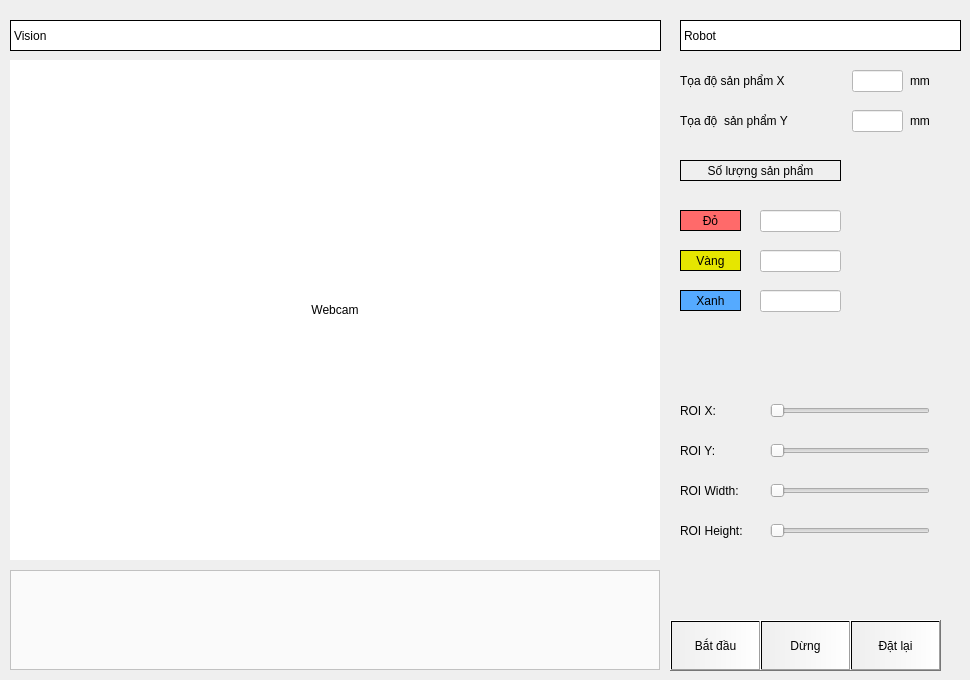
   <widget class="QWidget" name="tabMain">
    <attribute name="title">
     <string>Main</string>
    </attribute>
    <widget class="QLabel" name="lblWebcam">
     <property name="geometry">
      <rect>
       <x>10</x>
       <y>60</y>
       <width>650</width>
       <height>500</height>
      </rect>
     </property>
     <property name="styleSheet">
      <string notr="true">background-color: rgb(255, 255, 255);</string>
     </property>
     <property name="text">
      <string>Webcam</string>
     </property>
     <property name="alignment">
      <set>Qt::AlignmentFlag::AlignCenter</set>
     </property>
    </widget>
    <widget class="QPlainTextEdit" name="pteLog">
     <property name="geometry">
      <rect>
       <x>10</x>
       <y>570</y>
       <width>650</width>
       <height>100</height>
      </rect>
     </property>
     <property name="styleSheet">
      <string notr="true">background-color: rgb(250, 250, 250);</string>
     </property>
     <property name="readOnly">
      <bool>true</bool>
     </property>
    </widget>
    <widget class="QLabel" name="lblRedPD">
     <property name="geometry">
      <rect>
       <x>680</x>
       <y>210</y>
       <width>61</width>
       <height>21</height>
      </rect>
     </property>
     <property name="styleSheet">
      <string notr="true">background-color: rgb(255, 106, 106);</string>
     </property>
     <property name="frameShape">
      <enum>QFrame::Shape::Box</enum>
     </property>
     <property name="text">
      <string>Đỏ</string>
     </property>
     <property name="alignment">
      <set>Qt::AlignmentFlag::AlignCenter</set>
     </property>
    </widget>
    <widget class="QLabel" name="lblYelPD">
     <property name="geometry">
      <rect>
       <x>680</x>
       <y>250</y>
       <width>61</width>
       <height>21</height>
      </rect>
     </property>
     <property name="styleSheet">
      <string notr="true">background-color: rgb(255, 106, 106);
background-color: rgb(230, 230, 0);</string>
     </property>
     <property name="frameShape">
      <enum>QFrame::Shape::Box</enum>
     </property>
     <property name="text">
      <string>Vàng</string>
     </property>
     <property name="alignment">
      <set>Qt::AlignmentFlag::AlignCenter</set>
     </property>
    </widget>
    <widget class="QLabel" name="lblGrnPD">
     <property name="geometry">
      <rect>
       <x>680</x>
       <y>290</y>
       <width>61</width>
       <height>21</height>
      </rect>
     </property>
     <property name="styleSheet">
      <string notr="true">background-color: rgb(85, 170, 255);</string>
     </property>
     <property name="frameShape">
      <enum>QFrame::Shape::Box</enum>
     </property>
     <property name="text">
      <string>Xanh</string>
     </property>
     <property name="alignment">
      <set>Qt::AlignmentFlag::AlignCenter</set>
     </property>
    </widget>
    <widget class="QPushButton" name="btnStart">
     <property name="geometry">
      <rect>
       <x>670</x>
       <y>620</y>
       <width>91</width>
       <height>51</height>
      </rect>
     </property>
     <property name="styleSheet">
      <string notr="true">background-color: qlineargradient(spread:pad, x1:0, y1:0, x2:1, y2:0, stop:0 rgba(238, 238, 238, 255), stop:1 rgba(255, 255, 255, 255));</string>
     </property>
     <property name="text">
      <string>Bắt đầu</string>
     </property>
    </widget>
    <widget class="QPushButton" name="btnStop">
     <property name="geometry">
      <rect>
       <x>760</x>
       <y>620</y>
       <width>91</width>
       <height>51</height>
      </rect>
     </property>
     <property name="styleSheet">
      <string notr="true">background-color: qlineargradient(spread:pad, x1:0, y1:0, x2:1, y2:0, stop:0 rgba(238, 238, 238, 255), stop:1 rgba(255, 255, 255, 255));</string>
     </property>
     <property name="text">
      <string>Dừng</string>
     </property>
    </widget>
    <widget class="QPushButton" name="btnReset">
     <property name="geometry">
      <rect>
       <x>850</x>
       <y>620</y>
       <width>91</width>
       <height>51</height>
      </rect>
     </property>
     <property name="styleSheet">
      <string notr="true">background-color: qlineargradient(spread:pad, x1:0, y1:0, x2:1, y2:0, stop:0 rgba(238, 238, 238, 255), stop:1 rgba(255, 255, 255, 255));</string>
     </property>
     <property name="text">
      <string>Đặt lại</string>
     </property>
    </widget>
    <widget class="QLabel" name="lblRobotStatus">
     <property name="geometry">
      <rect>
       <x>680</x>
       <y>20</y>
       <width>281</width>
       <height>31</height>
      </rect>
     </property>
     <property name="styleSheet">
      <string notr="true">background-color: rgb(255, 255, 255);</string>
     </property>
     <property name="frameShape">
      <enum>QFrame::Shape::Box</enum>
     </property>
     <property name="text">
      <string>Robot</string>
     </property>
    </widget>
    <widget class="QLabel" name="lbl1_63">
     <property name="geometry">
      <rect>
       <x>680</x>
       <y>70</y>
       <width>171</width>
       <height>21</height>
      </rect>
     </property>
     <property name="text">
      <string>Tọa độ sản phẩm X</string>
     </property>
    </widget>
    <widget class="QLabel" name="lbl1_64">
     <property name="geometry">
      <rect>
       <x>910</x>
       <y>70</y>
       <width>51</width>
       <height>21</height>
      </rect>
     </property>
     <property name="text">
      <string>mm</string>
     </property>
    </widget>
    <widget class="QLineEdit" name="lineXTargetPos">
     <property name="geometry">
      <rect>
       <x>852</x>
       <y>70</y>
       <width>51</width>
       <height>22</height>
      </rect>
     </property>
     <property name="accessibleDescription">
      <string/>
     </property>
     <property name="styleSheet">
      <string notr="true">background-color: rgb(255, 255, 255);</string>
     </property>
     <property name="text">
      <string/>
     </property>
     <property name="readOnly">
      <bool>true</bool>
     </property>
    </widget>
    <widget class="QLabel" name="lbl1_65">
     <property name="geometry">
      <rect>
       <x>680</x>
       <y>110</y>
       <width>161</width>
       <height>21</height>
      </rect>
     </property>
     <property name="text">
      <string>Tọa độ  sản phẩm Y</string>
     </property>
    </widget>
    <widget class="QLineEdit" name="lineYTargetPos">
     <property name="geometry">
      <rect>
       <x>852</x>
       <y>110</y>
       <width>51</width>
       <height>22</height>
      </rect>
     </property>
     <property name="accessibleDescription">
      <string/>
     </property>
     <property name="styleSheet">
      <string notr="true">background-color: rgb(255, 255, 255);</string>
     </property>
     <property name="text">
      <string/>
     </property>
     <property name="readOnly">
      <bool>true</bool>
     </property>
    </widget>
    <widget class="QLabel" name="lbl1_66">
     <property name="geometry">
      <rect>
       <x>910</x>
       <y>110</y>
       <width>51</width>
       <height>21</height>
      </rect>
     </property>
     <property name="text">
      <string>mm</string>
     </property>
    </widget>
    <widget class="QLabel" name="lblVisionStatus">
     <property name="geometry">
      <rect>
       <x>10</x>
       <y>20</y>
       <width>651</width>
       <height>31</height>
      </rect>
     </property>
     <property name="styleSheet">
      <string notr="true">background-color: rgb(255, 255, 255);</string>
     </property>
     <property name="frameShape">
      <enum>QFrame::Shape::Box</enum>
     </property>
     <property name="text">
      <string>Vision</string>
     </property>
    </widget>
    <widget class="QSlider" name="slideRoiX">
     <property name="geometry">
      <rect>
       <x>770</x>
       <y>400</y>
       <width>160</width>
       <height>22</height>
      </rect>
     </property>
     <property name="orientation">
      <enum>Qt::Orientation::Horizontal</enum>
     </property>
    </widget>
    <widget class="QSlider" name="slideRoiY">
     <property name="geometry">
      <rect>
       <x>770</x>
       <y>440</y>
       <width>160</width>
       <height>22</height>
      </rect>
     </property>
     <property name="orientation">
      <enum>Qt::Orientation::Horizontal</enum>
     </property>
    </widget>
    <widget class="QSlider" name="slideRoiW">
     <property name="geometry">
      <rect>
       <x>770</x>
       <y>480</y>
       <width>160</width>
       <height>22</height>
      </rect>
     </property>
     <property name="orientation">
      <enum>Qt::Orientation::Horizontal</enum>
     </property>
    </widget>
    <widget class="QSlider" name="slideRoiH">
     <property name="geometry">
      <rect>
       <x>770</x>
       <y>520</y>
       <width>160</width>
       <height>22</height>
      </rect>
     </property>
     <property name="orientation">
      <enum>Qt::Orientation::Horizontal</enum>
     </property>
    </widget>
    <widget class="QLabel" name="lbl1_123">
     <property name="geometry">
      <rect>
       <x>680</x>
       <y>400</y>
       <width>81</width>
       <height>21</height>
      </rect>
     </property>
     <property name="text">
      <string>ROI X:</string>
     </property>
    </widget>
    <widget class="QLabel" name="lbl1_125">
     <property name="geometry">
      <rect>
       <x>680</x>
       <y>440</y>
       <width>81</width>
       <height>21</height>
      </rect>
     </property>
     <property name="text">
      <string>ROI Y:</string>
     </property>
    </widget>
    <widget class="QLabel" name="lbl1_127">
     <property name="geometry">
      <rect>
       <x>680</x>
       <y>480</y>
       <width>81</width>
       <height>21</height>
      </rect>
     </property>
     <property name="text">
      <string>ROI Width:</string>
     </property>
    </widget>
    <widget class="QLabel" name="lbl1_128">
     <property name="geometry">
      <rect>
       <x>680</x>
       <y>520</y>
       <width>81</width>
       <height>21</height>
      </rect>
     </property>
     <property name="text">
      <string>ROI Height:</string>
     </property>
    </widget>
    <widget class="QLineEdit" name="linePdRed">
     <property name="geometry">
      <rect>
       <x>760</x>
       <y>210</y>
       <width>81</width>
       <height>22</height>
      </rect>
     </property>
     <property name="accessibleDescription">
      <string/>
     </property>
     <property name="styleSheet">
      <string notr="true">background-color: rgb(255, 255, 255);</string>
     </property>
     <property name="text">
      <string/>
     </property>
     <property name="readOnly">
      <bool>true</bool>
     </property>
    </widget>
    <widget class="QLineEdit" name="linePdYel">
     <property name="geometry">
      <rect>
       <x>760</x>
       <y>250</y>
       <width>81</width>
       <height>22</height>
      </rect>
     </property>
     <property name="accessibleDescription">
      <string/>
     </property>
     <property name="styleSheet">
      <string notr="true">background-color: rgb(255, 255, 255);</string>
     </property>
     <property name="text">
      <string/>
     </property>
     <property name="readOnly">
      <bool>true</bool>
     </property>
    </widget>
    <widget class="QLineEdit" name="linePdBlu">
     <property name="geometry">
      <rect>
       <x>760</x>
       <y>290</y>
       <width>81</width>
       <height>22</height>
      </rect>
     </property>
     <property name="accessibleDescription">
      <string/>
     </property>
     <property name="styleSheet">
      <string notr="true">background-color: rgb(255, 255, 255);</string>
     </property>
     <property name="text">
      <string/>
     </property>
     <property name="readOnly">
      <bool>true</bool>
     </property>
    </widget>
    <widget class="QLabel" name="lbl1_67">
     <property name="geometry">
      <rect>
       <x>680</x>
       <y>160</y>
       <width>161</width>
       <height>21</height>
      </rect>
     </property>
     <property name="frameShape">
      <enum>QFrame::Shape::Box</enum>
     </property>
     <property name="text">
      <string>Số lượng sản phẩm</string>
     </property>
     <property name="alignment">
      <set>Qt::AlignmentFlag::AlignCenter</set>
     </property>
    </widget>
   </widget>
